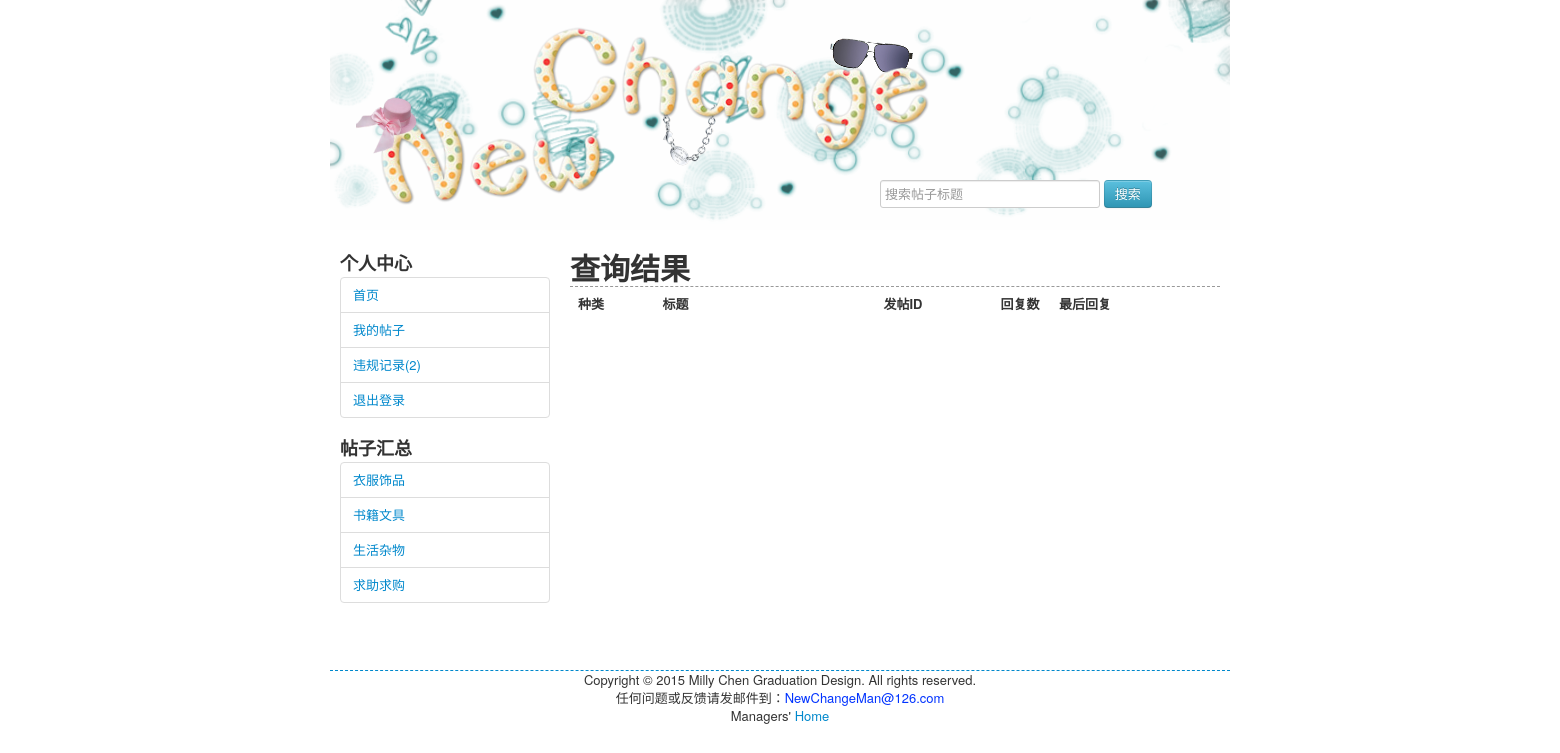
Screenshot of /others/itemsearch.php (signed in) with the database file from the repository.
### tables this page shows
CREATE TABLE IF NOT EXISTS `user` (
  `user_id` varchar(30) NOT NULL,
  `password` varchar(20) NOT NULL,
  `user_type` char(2) NOT NULL COMMENT '0管理员，1普通用户',
  `alarm` int(2) NOT NULL DEFAULT '0' COMMENT '满3次禁言',
  `status` char(2) NOT NULL COMMENT '0代表正常，1代表不显示',
  PRIMARY KEY (`user_id`)
);

CREATE TABLE IF NOT EXISTS `type` (
  `type` bigint(20) NOT NULL AUTO_INCREMENT,
  `name` varchar(20) NOT NULL,
  PRIMARY KEY (`type`)
);

### others/middle_left.php (the view, shortened to what this page needs)
<!DOCTYPE html PUBLIC "-//W3C//DTD XHTML 1.0 Transitional//EN" "http://www.w3.org/TR/xhtml1/DTD/xhtml1-transitional.dtd">
<html xmlns="http://www.w3.org/1999/xhtml">
<head>
</head>
<body>
<div id="middle_left">
<?php
if(isset($_SESSION['user_id'])){
?>
<h3>个人中心</h3>
<ul class="nav nav-tabs nav-stacked">
<li><a href="../index.php">首页</a></li>
<li>
<a href="myitem.php">我的帖子</a>
</li>
<li>
<?php
$alarm_rs=mysql_query("select * from user where user_id=".$_SESSION['user_id']);
$alarm_row=mysql_fetch_array($alarm_rs)
?>
<a href="myalarm.php">违规记录(<?php echo $alarm_row["alarm"]; ?>)</a>
</li>
<li>
<a href="../deal/log off.php">退出登录</a>
</li>
</ul>
<h3>帖子汇总</h3>
<ul class="nav nav-tabs nav-stacked">
<?php
$type_rs=mysql_query("select * from type");
while($type_row=mysql_fetch_array($type_rs))
{?>
    <li><a href="typeselect.php?type=<?php echo $type_row['type']; ?>"><?php echo $type_row["name"]; ?></a></li>
<?php
}
?>
</ul>
<?php
}
?>
</div>
</body>
</html>

### style/style.css (style rules this page uses)
* { margin:0px; padding:0px; }
#middle_left { width:210px; float:left; }

### rows the page displays
user: alarm "2"
type: name "衣服饰品"
type: name "书籍文具"
type: name "生活杂物"
type: name "求助求购"
